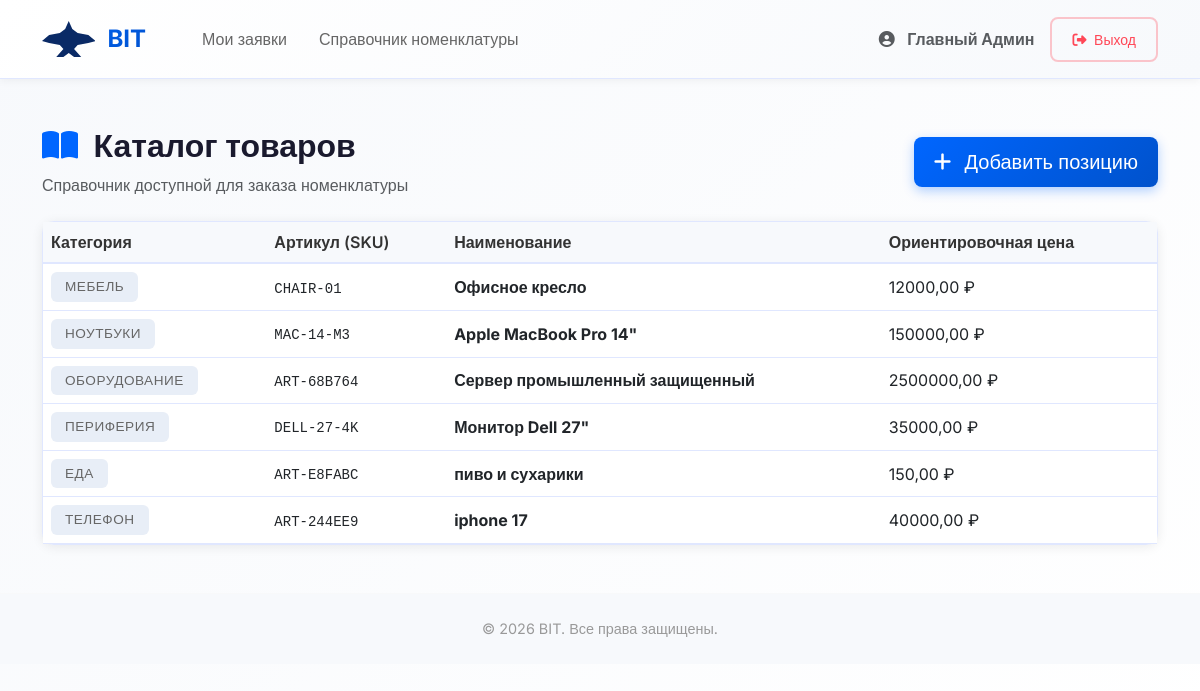
Page /catalog/ (signed in) on the committed database.
### purchases/models.py (models this page shows, shortened)
class CustomUser(AbstractUser):
    ROLE_CHOICES = (
        ('initiator', 'Инициатор'),
        ('manager', 'Руководитель'),
        ('purchaser', 'Снабженец'),
    )
    role = models.CharField(
        max_length=20,
        choices=ROLE_CHOICES,
        default='initiator',
        verbose_name='Роль пользователя'
    )
    class Meta:
        verbose_name = 'Пользователь'
        verbose_name_plural = 'Пользователи'

class Item(models.Model):
    name = models.CharField(max_length=255, verbose_name='Наименование')
    sku = models.CharField(max_length=50, unique=True, verbose_name='Артикул', blank=True)
    category = models.CharField(max_length=100, verbose_name='Категория')
    estimated_price = models.DecimalField(
        max_digits=10,
        decimal_places=2,
        verbose_name='Ориентировочная цена',
        null=True,
        blank=True
    )
    class Meta:
        verbose_name = 'Номенклатура'
        verbose_name_plural = 'Справочник номенклатуры'

### purchases/views.py (the view)
# urls.py: path('catalog/', views.ItemListView.as_view(), name='catalog'),
class ItemListView(LoginRequiredMixin, ListView):
    model = Item
    template_name = 'purchases/catalog_list.html'
    context_object_name = 'items'
    ordering = ['category', 'name']

### purchases/templates/purchases/catalog_list.html (shortened to what this page needs)
{% extends "base.html" %}
{% block content %}
<div class="d-flex justify-content-between align-items-center mb-4 flex-wrap gap-3">
    <div>
        <h2 class="mb-0" style="font-weight: 700; font-size: 2rem;">
            <i class="fas fa-book-open me-2" style="color: var(--primary);"></i>
            Каталог товаров
        </h2>
        <p class="text-muted mt-2 mb-0">Справочник доступной для заказа номенклатуры</p>
    </div>
    <a href="{% url 'item_create' %}" class="btn btn-primary btn-lg">
        <i class="fas fa-plus me-2"></i>
        Добавить позицию
    </a>
</div>
<div class="card">
    <div class="card-body p-0">
        <div class="table-responsive">
            <table class="table align-middle">
                <thead>
                    <tr>
                        <th>Категория</th>
                        <th>Артикул (SKU)</th>
                        <th>Наименование</th>
                        <th>Ориентировочная цена</th>
                    </tr>
                </thead>
                <tbody>
                    {% for item in items %}
                    <tr>
                        <td><span class="badge bg-secondary">{{ item.category }}</span></td>
                        <td><code class="text-dark">{{ item.sku }}</code></td>
                        <td><strong>{{ item.name }}</strong></td>
                        <td>
                            {% if item.estimated_price %}
                                {{ item.estimated_price }} ₽
                            {% else %}
                                <span class="text-muted small">Не указана</span>
                            {% endif %}
                        </td>
                    </tr>
                    {% empty %}
                    <tr>
                        <td colspan="4" class="text-center py-4 text-muted">Справочник пуст</td>
                    </tr>
                    {% endfor %}
                </tbody>
            </table>
        </div>
    </div>
</div>
{% endblock %}

### purchases/templates/base.html (shortened to what this page needs)
{% load static %}
<!DOCTYPE html>
<html lang="ru">
<head>
    <link href="https://cdn.jsdelivr.net/npm/bootstrap@5.3.0/dist/css/bootstrap.min.css" rel="stylesheet">
    <link rel="stylesheet" href="https://cdnjs.cloudflare.com/ajax/libs/font-awesome/6.4.0/css/all.min.css">
    <link rel="stylesheet" href="{% static 'css/style.css' %}">
</head>
<body>
    <nav class="navbar navbar-expand-lg navbar-light">
        <div class="container-lg">
            <a class="navbar-brand d-flex align-items-center" href="{% url 'request_list' %}">
                BIT
            </a>
            <div class="collapse navbar-collapse" id="navbarNav">
                <ul class="navbar-nav me-auto mb-2 mb-lg-0 ms-4">
                    <li class="nav-item">
                        <a class="nav-link" href="{% url 'request_list' %}">Мои заявки</a>
                    </li>
                    <li class="nav-item">
                        <a class="nav-link" href="{% url 'catalog' %}">Справочник номенклатуры</a>
                    </li>
                </ul>
                <div class="ms-auto d-flex align-items-center gap-3">
                    {% if user.is_authenticated %}
                        <div class="d-flex align-items-center gap-3">
                            <span class="text-muted">
                                <i class="fas fa-user-circle me-2"></i>
                                <strong>{{ user.get_full_name }}</strong>
                            </span>
                            <form action="{% url 'logout' %}" method="post" class="m-0">
                                <button type="submit" class="btn btn-sm btn-outline-danger" title="Выйти">
                                    <i class="fas fa-sign-out-alt me-1"></i>
                                    Выход
                                </button>
                            </form>
                        </div>
                    {% endif %}
                </div>
            </div>
        </div>
    </nav>
    <div class="container-lg my-5">
        {% block content %}{% endblock %}
    </div>
    <footer class="mt-5 py-4 border-top border-light" style="background: var(--bg-light); color: #999; font-size: 0.9rem;">
        <div class="container-lg text-center">
            <p class="mb-0">&copy; 2026 BIT. Все права защищены.</p>
        </div>
    </footer>
</body>
</html>

### purchases/static/css/style.css (style rules this page uses)
.btn { position: relative; overflow: hidden; }
.btn::after { content: ''; position: absolute; top: 50%; left: 50%; width: 0; height: 0; border-radius: 50%; background: rgba(255, 255, 255, 0.5); transform: translate(-50%, -50%); transition: width 0.6s, height 0.6s; }
.table tbody tr { animation: fadeIn 0.3s ease-in; }
.table thead { position: sticky; top: 0; }
.badge { text-transform: uppercase; letter-spacing: 0.5px; font-size: 0.75rem; }
.card { animation: fadeIn 0.5s ease-in; }
.navbar { animation: slideInLeft 0.3s ease-out; }

### purchases/templates/base.html (style rules this page uses)
* { font-family: 'Inter', sans-serif; }
:root { --primary: #0066ff; --primary-light: #e6f0ff; --success: #00b896; --danger: #ff4757; --warning: #ffa502; --bg-light: #f7f9fc; --border-color: #e0e7ff; }
body { background: linear-gradient(135deg, var(--bg-light) 0%, #ffffff 100%); color: #1a1a2e; min-height: 100vh; }
.navbar { background: linear-gradient(135deg, #ffffff 0%, #f7f9fc 100%); border-bottom: 1px solid var(--border-color); box-shadow: 0 2px 8px rgba(0, 0, 0, 0.05); padding: 1rem 0; }
.navbar-brand { font-weight: 700; font-size: 1.5rem; background: linear-gradient(135deg, var(--primary) 0%, #0052cc 100%); -webkit-background-clip: text; -webkit-text-fill-color: transparent; background-clip: text; }
.nav-link { font-weight: 500; color: #666 !important; transition: all 0.3s ease; margin: 0 0.5rem; }
.card { border: 1px solid var(--border-color); border-radius: 12px; box-shadow: 0 2px 12px rgba(0, 0, 0, 0.08); transition: all 0.3s ease; }
.btn { border-radius: 8px; font-weight: 500; padding: 0.625rem 1.25rem; transition: all 0.3s ease; border: none; }
.btn-primary { background: linear-gradient(135deg, var(--primary) 0%, #0052cc 100%); box-shadow: 0 4px 12px rgba(0, 102, 255, 0.3); }
.btn-outline-danger { color: #ff4757; border: 2px solid rgba(255, 71, 87, 0.3); }
.badge { padding: 0.5rem 0.875rem; border-radius: 6px; font-weight: 500; font-size: 0.85rem; }
.bg-secondary { background-color: #e8eef7 !important; color: #666 !important; }
.table { margin-bottom: 0; }
.table thead th { border-bottom: 2px solid var(--border-color); font-weight: 600; color: #333; background: var(--bg-light); }
.table tbody tr { border-bottom: 1px solid var(--border-color); transition: all 0.2s ease; }

### rows in the picture
CustomUser: get_full_name "Главный Админ"
Item: category "МЕБЕЛЬ", sku "CHAIR-01", name "Офисное кресло", estimated_price "12000,00"
Item: category "НОУТБУКИ", sku "MAC-14-M3", name "Apple MacBook Pro 14\"", estimated_price "150000,00"
Item: category "ОБОРУДОВАНИЕ", sku "ART-68B764", name "Сервер промышленный защищенный", estimated_price "2500000,00"
Item: category "ПЕРИФЕРИЯ", sku "DELL-27-4K", name "Монитор Dell 27\"", estimated_price "35000,00"
Item: category "ЕДА", sku "ART-E8FABC", name "пиво и сухарики", estimated_price "150,00"
Item: category "ТЕЛЕФОН", sku "ART-244EE9", name "iphone 17", estimated_price "40000,00"
